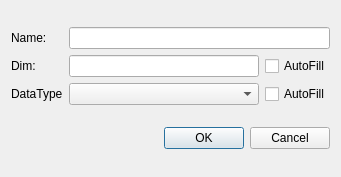
<?xml version="1.0" encoding="UTF-8"?>
<ui version="4.0">
 <class>IOSummary</class>
 <widget class="QDialog" name="IOSummary">
  <property name="geometry">
   <rect>
    <x>0</x>
    <y>0</y>
    <width>341</width>
    <height>177</height>
   </rect>
  </property>
  <property name="sizePolicy">
   <sizepolicy hsizetype="Preferred" vsizetype="Minimum">
    <horstretch>0</horstretch>
    <verstretch>0</verstretch>
   </sizepolicy>
  </property>
  <property name="windowTitle">
   <string>Dialog</string>
  </property>
  <layout class="QVBoxLayout" name="verticalLayout">
   <item>
    <layout class="QHBoxLayout" name="horizontalLayout">
     <item>
      <layout class="QVBoxLayout" name="verticalLayout_3">
       <item>
        <widget class="QLabel" name="label_1">
         <property name="text">
          <string>Name:</string>
         </property>
         <property name="alignment">
          <set>Qt::AlignLeading|Qt::AlignLeft|Qt::AlignVCenter</set>
         </property>
        </widget>
       </item>
       <item>
        <widget class="QLabel" name="label_2">
         <property name="text">
          <string>Dim:</string>
         </property>
        </widget>
       </item>
       <item>
        <widget class="QLabel" name="label_3">
         <property name="text">
          <string>DataType</string>
         </property>
        </widget>
       </item>
      </layout>
     </item>
     <item>
      <layout class="QVBoxLayout" name="verticalLayout_4">
       <item>
        <widget class="QLineEdit" name="name_edit"/>
       </item>
       <item>
        <layout class="QHBoxLayout" name="horizontalLayout_2">
         <item>
          <widget class="QLineEdit" name="dim_edit"/>
         </item>
         <item>
          <widget class="QCheckBox" name="dim_auto">
           <property name="text">
            <string>AutoFill</string>
           </property>
          </widget>
         </item>
        </layout>
       </item>
       <item>
        <layout class="QHBoxLayout" name="horizontalLayout_3">
         <item>
          <widget class="QComboBox" name="type_edit">
           <property name="sizePolicy">
            <sizepolicy hsizetype="Expanding" vsizetype="Fixed">
             <horstretch>0</horstretch>
             <verstretch>0</verstretch>
            </sizepolicy>
           </property>
          </widget>
         </item>
         <item>
          <widget class="QCheckBox" name="type_auto">
           <property name="text">
            <string>AutoFill</string>
           </property>
          </widget>
         </item>
        </layout>
       </item>
      </layout>
     </item>
    </layout>
   </item>
   <item>
    <widget class="QDialogButtonBox" name="buttonBox">
     <property name="orientation">
      <enum>Qt::Horizontal</enum>
     </property>
     <property name="standardButtons">
      <set>QDialogButtonBox::Cancel|QDialogButtonBox::Ok</set>
     </property>
    </widget>
   </item>
  </layout>
 </widget>
 <resources/>
 <connections>
  <connection>
   <sender>buttonBox</sender>
   <signal>accepted()</signal>
   <receiver>IOSummary</receiver>
   <slot>accept()</slot>
   <hints>
    <hint type="sourcelabel">
     <x>248</x>
     <y>254</y>
    </hint>
    <hint type="destinationlabel">
     <x>157</x>
     <y>274</y>
    </hint>
   </hints>
  </connection>
  <connection>
   <sender>buttonBox</sender>
   <signal>rejected()</signal>
   <receiver>IOSummary</receiver>
   <slot>reject()</slot>
   <hints>
    <hint type="sourcelabel">
     <x>316</x>
     <y>260</y>
    </hint>
    <hint type="destinationlabel">
     <x>286</x>
     <y>274</y>
    </hint>
   </hints>
  </connection>
 </connections>
</ui>
